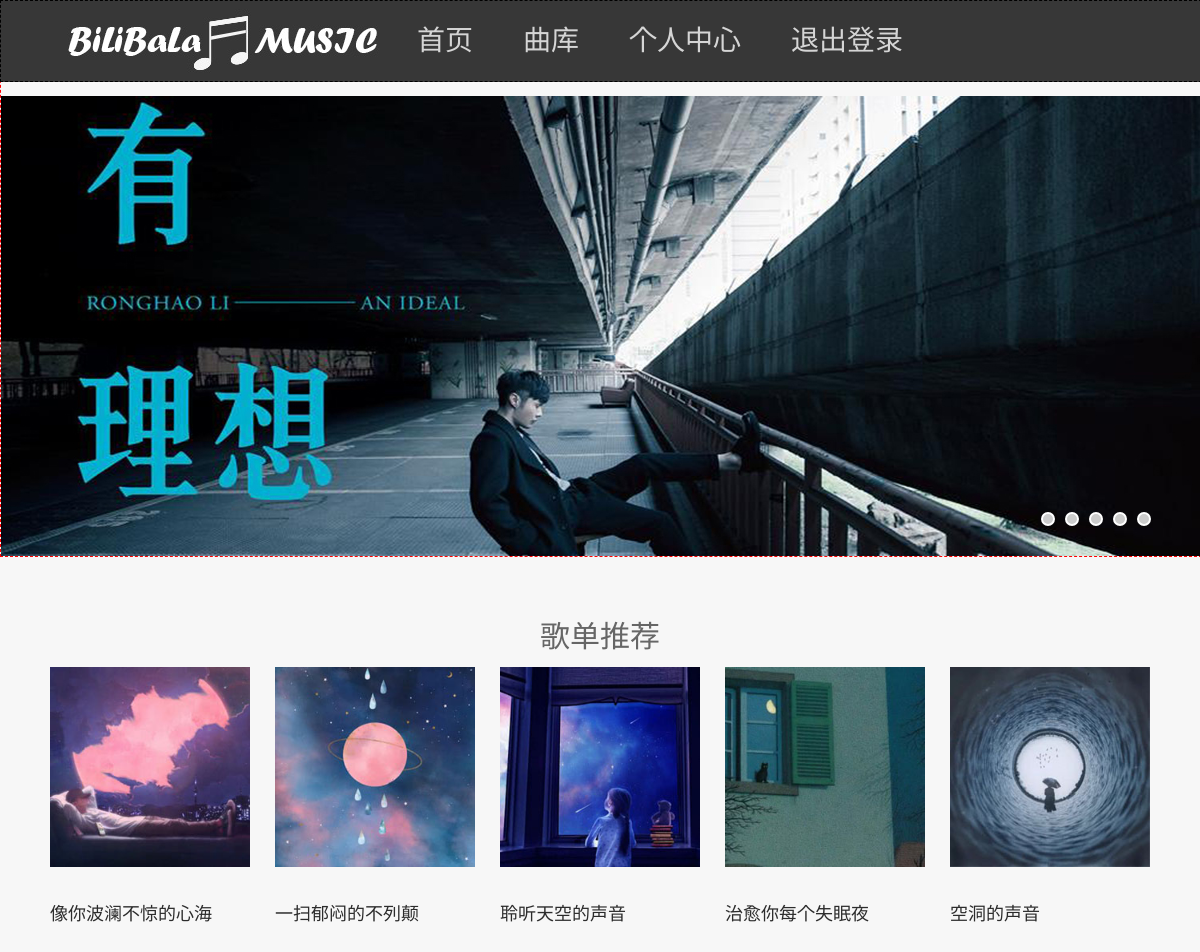
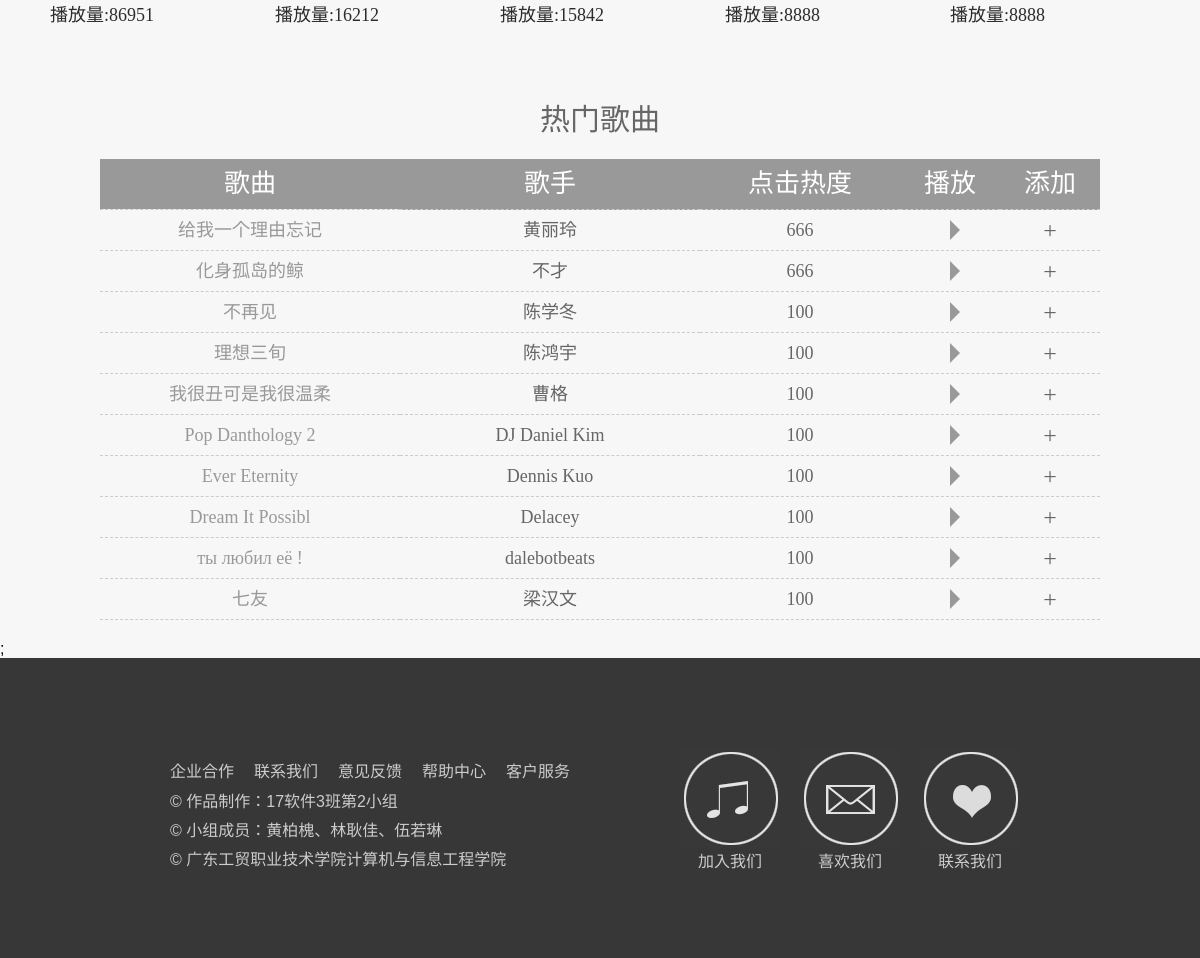
Page /user/home.php on the committed database (2 pictures, top to bottom).
### tables this page shows
CREATE TABLE IF NOT EXISTS `song` (
  `songNo` int(10) NOT NULL,
  `songName` char(16) NOT NULL,
  `singer` char(16) NOT NULL,
  `hits` int(100) NOT NULL,
  `vip` int(4) NOT NULL DEFAULT '0' COMMENT 'vip为1',
  `language` char(12) DEFAULT NULL,
  `mood` char(12) DEFAULT NULL,
  `style` char(12) DEFAULT NULL,
  PRIMARY KEY (`songNo`)
);

### user/home.php (the view, shortened to what this page needs)
?><!DOCTYPE html PUBLIC "-//W3C//DTD XHTML 1.0 Transitional//EN" "http://www.w3.org/TR/xhtml1/DTD/xhtml1-transitional.dtd">
<html xmlns="http://www.w3.org/1999/xhtml">
<head>
<link href="../css/app.css" rel="stylesheet" type="text/css" />
<link href="../css/normalize.css" rel="stylesheet" type="text/css" />
</head>
<body>
<?php
		$serverlink=mysqli_connect('localhost','root','')or die("数据库连接失败");
		mysqli_set_charset($serverlink,"utf8");
		echo "<div id='navigation'><div id='header'><ul>";
            echo "<li><a href='home.php'>首页</a></li>
            <li><a href='song.php'>曲库</a></li>
            <li><a href='showMyInformation.php'>个人中心</a></li>
            <li><a href='exit.php'>退出登录</a></li>";
        echo "</ul></div></div>";
?>
<div class="slider">
	<div class="slider-img">
		<ul class="slider-img-ul">
			<li><img src="../pic/200811.jpg"></li>
		</ul>
	</div>
</div>
<div id='list'>
  <div id='title'>歌单推荐</div>
		<?php
		$sql="select distinct listName,play from list order by play desc limit 5";
		$query=mysqli_query($serverlink,$sql);
				while($row=mysqli_fetch_row($query)){
					$sellist2="select listNo from list where listName='$row[0]'";
					$query2=mysqli_query($serverlink,$sellist2);
					@$row2=mysqli_fetch_row($query2);
					?>
                    <ul>
                    <li><a href='songList.php?list=<?php echo $row2[0]?>'><img src='../pic/S<?php echo $row2[0]?>.jpg'/></a></li>
					<li><a><?php echo $row[0]?></a></li><br><li><a>播放量:<?php echo $row[1]?></a></li>
					</ul>
                    <?php
				}
		echo"</div></div>";
  		echo "<div id='rank'><div id='title'>热门歌曲</div>";
		$sql="select * from song order by hits desc limit 10";
		$query=mysqli_query($serverlink,$sql);
		$t=mysqli_num_rows($query);
		$i=-1;
		echo "<table border='0' action='' method='post'>";
		echo "<tr><td>歌曲</td><td>歌手</td><td>点击热度</td><td>播放</td><td>添加</td></tr>";
		while($row=mysqli_fetch_array($query))
		{
			list($a,$b,$c,$d,$e,$f,$g,$h)=$row;
			$i=$i+1;
		?>
			<tr>
				<td><a href="songDetail.php?songNo=<?php echo $a?>"><?php echo $b?></a><img id="isplay" <?php if(isset($_GET['a'])&&@$_GET['a']==$i)echo "src='../pic/wave.gif'"?> /></td>
				<td><?php echo $c?></td>
				<td><?php echo $d?></td>
				<td><a href='home.php?a=<?php echo $i?>&t=<?php echo $t?>'><span></span></a></td>
				<td><span class='songlike'>+
					</span>
				</td>
			</tr>
        <?php
		}
		?>
		</table>;
    </div>
<?php
	include("buttom.php");
?>
</body>
</html>

### user/buttom.php (shortened to what this page needs)
<!DOCTYPE html PUBLIC "-//W3C//DTD XHTML 1.0 Transitional//EN" "http://www.w3.org/TR/xhtml1/DTD/xhtml1-transitional.dtd">
<html xmlns="http://www.w3.org/1999/xhtml">
<head>
<body>
<div id="buttom">
  <div id="content">
   	  <div id="left">
            <div id="link">
            <ul>
                <li>企业合作</li>
                <li>联系我们</li>
                <li>意见反馈</li>
                <li>帮助中心</li>
                <li>客户服务</li>
            </ul>
            </div>
            <div id="word">
                <ul>
                    <li>© 作品制作：17软件3班第2小组</li>
                    <li>© 小组成员：黄柏槐、林耿佳、伍若琳</li>
                    <li>© 广东工贸职业技术学院计算机与信息工程学院</li>
                </ul>
            </div>
      </div>
        <div id="right">
       	  <ul>
            <li id="foot1">
                    <a>加入我们</a>
            </li>
            <li id="foot2">
                   <a>喜欢我们</a>
            </li>
            <li id="foot3">
                   	<a>联系我们</a>
            </li>
           </ul>
         </div>
    </div>
</div>

### css/app.css (style rules this page uses)
* { margin:0;padding:0;list-style-type:none; }
.slider, .slider .slider-img { overflow: hidden; height: 460px; }
.slider { width: 1200px; position: relative; margin-right: auto; margin-left: auto; padding-top: 95px; }
.slider .slider-img { width: 12000px; position: relative; }
.slider .slider-img .slider-img-ul { position: absolute; left: 0; top: 0; overflow: hidden; }
.slider .slider-img .slider-img-ul li { float: left; }
.slider .slider-img .slider-img-ul li img { width: 1200px; height: 460px; }
* { margin: 0px; padding: 0px; }
#navigation { width: 100%; position: fixed; background-color: #373737; z-index: 999; left: 0px; top: 0px; }
#navigation ul { height: 80px; width: 790px; margin-right: auto; margin-left: auto; background-image:url(../pic/SY/svgfs.jpg); background-repeat: no-repeat; padding-left: 341px; display: block; position: relative; }
#navigation ul li { float: left; list-style-type: none; display: block; margin: 0px; }
#navigation ul li a { font-size: 28px; line-height: 80px; color: #D5D5D5; text-decoration: none; text-align: center; display: block; padding-right: 25px; padding-left: 25px; font-family: "黑体"; }
#list { width: 1100px; margin-top: 0px; margin-right: auto; margin-left: auto; margin-bottom: 0px; padding-bottom: 35px; padding-top: 25px; }
#list ul { padding: 0px; }
#list ul li { list-style-type: none; float: left; font-family: "微软雅黑"; font-size: 15px; color: #666; margin-right: 25px; padding-top: 8px; margin-bottom:10px; }
#list ul li:last-child { margin-right: 0px; }
#list ul li a { display: block; margin-top: 3px; color: #2C2C2C; text-decoration: none; }

### user/home.php (style rules this page uses)
body { background-color:#f7f7f7; }
#navigation ul { padding: 0px; width: 1100px; background-image: url(../pic/logo.jpg); margin-top: 0px; margin-right: 0px; margin-bottom: 0px; margin-left: 341px; }
#navigation #header { height: 80px; width: 1100px; margin-right: auto; margin-left: auto; background-image: url(../pic/logo.jpg); background-repeat: no-repeat; background-position: left; }
#navigation { height: 80px; border: 1px dashed #000; background-color: #373737; }
#navigation ul li { list-style-type: none; float: left; font-family: "微软雅黑"; font-size: 30px; line-height: 80px; color: #FFF; display: block; }
#navigation ul li a { color: #FFF; text-decoration: none; padding-right: 25px; padding-left: 25px; }
.slider { border: 1px dashed #F00; margin-right: auto; margin-left: auto; margin-bottom: 30px; }
#list { width: 1100px; margin-top: 80px; margin-right: auto; margin-left: auto; height: 400px; }
#list ul { padding: 0px; height: 300px; width: 200px; float: left; margin-right: 25px; }
#list ul:last-child { padding: 0px; height: 300px; width: 200px; float: left; margin-right: 0px; }
#title { font-family: "微软雅黑"; font-size: 30px; color: #666; text-align: center; clear: left; }
table { font-family: "微软雅黑"; font-size: 18px; line-height: 40px; width: 1000px; margin-right: auto; margin-left: auto; text-align: center; color: #666; margin-top: 20px; margin-bottom: 20px; }
tr:first-child { background-color: #999; color: #FFF; font-size: 26px; line-height: 50px; height: 50px; }
table a { color: #999999; text-decoration: none; }
table a span { content: ''; display: block; border-top-width: 10px; border-right-width: 10px; border-bottom-width: 10px; border-left-width: 10px; border-top-style: solid; border-right-style: solid; border-bottom-style: solid; border-left-style: solid; border-top-color: transparent; border-right-color: transparent; border-bottom-color: transparent; border-left-color: #999; margin-left: 50px; }
td:nth-child(1) { border-bottom-width: 1px; border-bottom-style: dashed; border-bottom-color: #CCC; width:300px; }
td:nth-child(2) { width:300px; border-bottom-width: 1px; border-bottom-style: dashed; border-bottom-color: #CCC; }
td:nth-child(3) { width:200px; border-bottom-width: 1px; border-bottom-style: dashed; border-bottom-color: #CCC; }
td:nth-child(4) { width:100px; border-bottom-width: 1px; border-bottom-style: dashed; border-bottom-color: #CCC; }
td:nth-child(5) { width:100px; border-bottom-width: 1px; border-bottom-style: dashed; border-bottom-color: #CCC; }
#list ul li { list-style-type: none; display: block; overflow: hidden; }
#list ul li a { font-size: 18px; line-height: 32px; color: #999; text-decoration: none; display: block; overflow: hidden; width: 200px; }
#list ul li a img { height: 200px; width: 200px; margin-bottom: 10px; }
.songlike { position: relative; font-size: 24px; }
tr td:first-child { position:relative; }

### rows in the picture
song: songName "给我一个理由忘记", singer "黄丽玲", hits "666"
song: songName "化身孤岛的鲸", singer "不才", hits "666"
song: songName "不再见", singer "陈学冬", hits "100"
song: songName "理想三旬", singer "陈鸿宇", hits "100"
song: songName "我很丑可是我很温柔", singer "曹格", hits "100"
song: songName "Pop Danthology 2", singer "DJ Daniel Kim", hits "100"
song: songName "Ever Eternity", singer "Dennis Kuo", hits "100"
song: songName "Dream It Possibl", singer "Delacey", hits "100"
song: songName "ты любил её !", singer "dalebotbeats", hits "100"
song: songName "七友", singer "梁汉文", hits "100"

### other values in the picture
$row[0] "像你波澜不惊的心海"
$row[1] "86951"
$row[0] "一扫郁闷的不列颠"
$row[1] "16212"
$row[0] "聆听天空的声音"
$row[1] "15842"
$row[0] "治愈你每个失眠夜"
$row[1] "8888"
$row[0] "空洞的声音"
